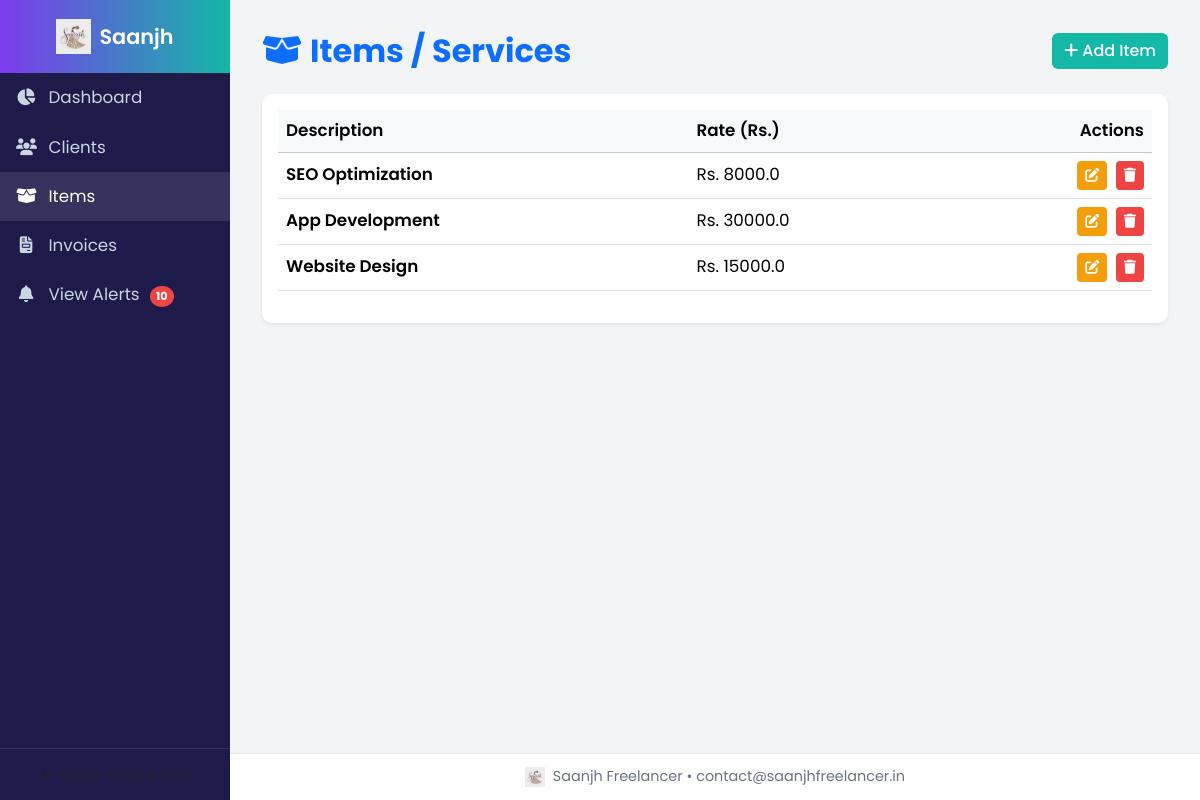
/items, run on the app's committed database.
### tables this page shows
CREATE TABLE items(
        id INTEGER PRIMARY KEY AUTOINCREMENT,
        description TEXT,
        rate REAL
    );

### freelancer-invoice-app/app.py (the view)
@app.route('/items')
def items():
    conn = connect()
    rows = conn.execute("SELECT * FROM items ORDER BY id DESC").fetchall()
    conn.close()
    return render_template("items.html", items=rows)

### freelancer-invoice-app/app.py (called while the page is built)
def connect():
    conn = sqlite3.connect(DB)
    conn.row_factory = sqlite3.Row
    return conn

### freelancer-invoice-app/templates/items.html
{% extends 'base.html' %}
{% block content %}
<div class="d-flex justify-content-between align-items-center mb-4">
  <h2 class="fw-bold text-primary mb-0"><i class="fa-solid fa-box-open me-2"></i>Items / Services</h2>
  <a href="{{ url_for('add_item') }}" class="btn btn-success">
    <i class="fa-solid fa-plus me-1"></i>Add Item
  </a>
</div>
<div class="card shadow-sm border-0">
  <div class="card-body">
    {% if items %}
    <div class="table-responsive">
      <table class="table align-middle">
        <thead class="table-light">
          <tr>
            <th>Description</th>
            <th>Rate (Rs.)</th>
            <th class="text-end">Actions</th>
          </tr>
        </thead>
        <tbody>
          {% for i in items %}
          <tr>
            <td class="fw-semibold">{{ i.description }}</td>
            <td>Rs. {{ i.rate }}</td>
            <td class="text-end">
              <a href="{{ url_for('edit_item', id=i.id) }}" class="btn btn-warning btn-sm me-1">
                <i class="fa-solid fa-pen-to-square"></i>
              </a>
              <a href="{{ url_for('delete_item', id=i.id) }}" class="btn btn-danger btn-sm"
                 onclick="return confirm('Delete this item?')">
                <i class="fa-solid fa-trash"></i>
              </a>
            </td>
          </tr>
          {% endfor %}
        </tbody>
      </table>
    </div>
    {% else %}
    <p class="text-muted text-center my-3">No items found. Add one above.</p>
    {% endif %}
  </div>
</div>
{% endblock %}

### freelancer-invoice-app/static/style.css (style rules this page uses)
:root { --saanjh-purple: #7c3aed; --saanjh-teal: #14b8a6; --saanjh-bg: #f8fafc; --saanjh-text: #1f2937; }
body { font-family: 'Poppins', sans-serif; font-size: 1.05rem; background-color: var(--saanjh-bg); color: var(--saanjh-text); scroll-behavior: smooth; }
.card { border-radius: 10px; transition: all 0.25s ease-in-out; }
.btn { transition: all 0.25s ease; font-weight: 500; }
.btn-success { background-color: var(--saanjh-teal); border: none; }
.btn-warning { background-color: #f59e0b; border: none; color: white; }
.btn-danger { background-color: #ef4444; border: none; }
.table thead th { font-weight: 600; }

### freelancer-invoice-app/templates/base.html (style rules this page uses)
:root { --saanjh-purple:#7c3aed; --saanjh-teal:#14b8a6; --sidebar-bg:#1e1b4b; }
body { font-family:'Poppins',sans-serif; background:#f3f4f6; overflow-x:hidden; min-height:100vh; display:flex; }

### data on the page
items: description "SEO Optimization", rate "8000.0"
items: description "App Development", rate "30000.0"
items: description "Website Design", rate "15000.0"

### other printed values
{{ config['BUSINESS_NAME'] }} "Saanjh Freelancer"
{{ config['BUSINESS_EMAIL'] }} "contact@saanjhfreelancer.in"
